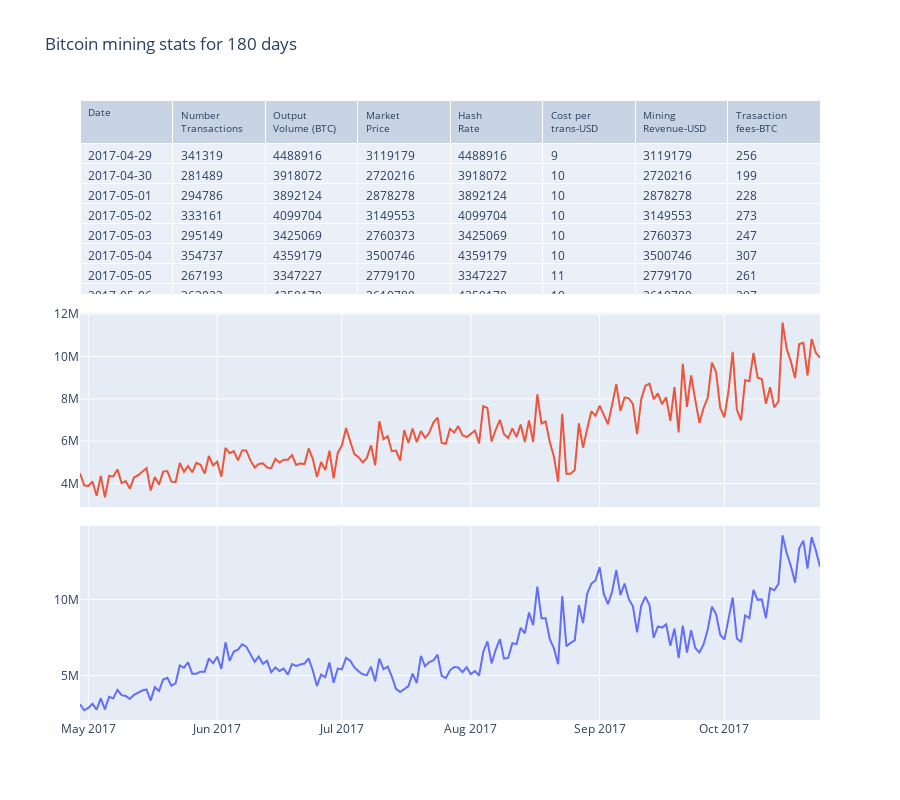

This figure's notebook cell:
### Code cell
import plotly.graph_objects as go
from plotly.subplots import make_subplots
import pandas as pd
import re

# データの読み込み
df = pd.read_csv("https://raw.githubusercontent.com/plotly/datasets/master/Mining-BTC-180.csv")

# 日付の整形
for i, row in enumerate(df["Date"]):
    p = re.compile(" 00:00:00")
    datetime = p.split(df["Date"][i])[0]
    df.iloc[i, 1] = datetime

# サブプロットの作成
fig = make_subplots(
    rows=3, cols=1,
    shared_xaxes=True,
    vertical_spacing=0.03,
    specs=[[{"type": "table"}], [{"type": "scatter"}], [{"type": "scatter"}]]
)

# チャートの追加
fig.add_trace(
    go.Scatter(
        x=df["Date"],
        y=df["Mining-revenue-USD"],
        mode="lines",
        name="mining revenue"
    ),
    row=3, col=1
)

fig.add_trace(
    go.Scatter(
        x=df["Date"],
        y=df["Hash-rate"],
        mode="lines",
        name="hash-rate-TH/s"
    ),
    row=2, col=1
)

# テーブルの追加
fig.add_trace(
    go.Table(
        header=dict(
            values=["Date", "Number<br>Transactions", "Output<br>Volume (BTC)", "Market<br>Price", "Hash<br>Rate", "Cost per<br>trans-USD", "Mining<br>Revenue-USD", "Trasaction<br>fees-BTC"],
            font=dict(size=10),
            align="left"
        ),
        cells=dict(
            values=[df[k].tolist() for k in df.columns[1:]],
            align = "left")
    ),
    row=1, col=1
)

# レイアウトの設定
fig.update_layout(
    height=800,
    showlegend=False,
    title_text="Bitcoin mining stats for 180 days",
)

# 表示
fig.show()

### Figure 1 — Plotly figure (JSON) as saved in the notebook; plotly's stock layout.template omitted (floating-point values rounded to 4 significant figures; data arrays with more than 128 entries replaced by an {"elided": "..."} marker saying what was removed)
{"data": [{"mode": "lines", "name": "mining revenue", "type": "scatter", "x": {"elided": "179 str values"}, "xaxis": "x2", "y": {"elided": "179 int values"}, "yaxis": "y2"}, {"mode": "lines", "name": "hash-rate-TH/s", "type": "scatter", "x": {"elided": "179 str values"}, "xaxis": "x", "y": {"elided": "179 int values"}, "yaxis": "y"}, {"cells": {"align": "left", "values": {"elided": "8x179 mixed values"}}, "domain": {"x": [0, 1], "y": [0.6867, 1.0]}, "header": {"align": "left", "font": {"size": 10}, "values": ["Date", "Number<br>Transactions", "Output<br>Volume (BTC)", "Market<br>Price", "Hash<br>Rate", "Cost per<br>trans-USD", "Mining<br>Revenue-USD", "Trasaction<br>fees-BTC"]}, "type": "table"}], "layout": {"height": 800, "showlegend": false, "title": {"text": "Bitcoin mining stats for 180 days"}, "xaxis": {"anchor": "y", "domain": [0, 1], "matches": "x2", "showticklabels": false}, "xaxis2": {"anchor": "y2", "domain": [0, 1]}, "yaxis": {"anchor": "x", "domain": [0.3433, 0.6567]}, "yaxis2": {"anchor": "x2", "domain": [0, 0.3133]}}}
